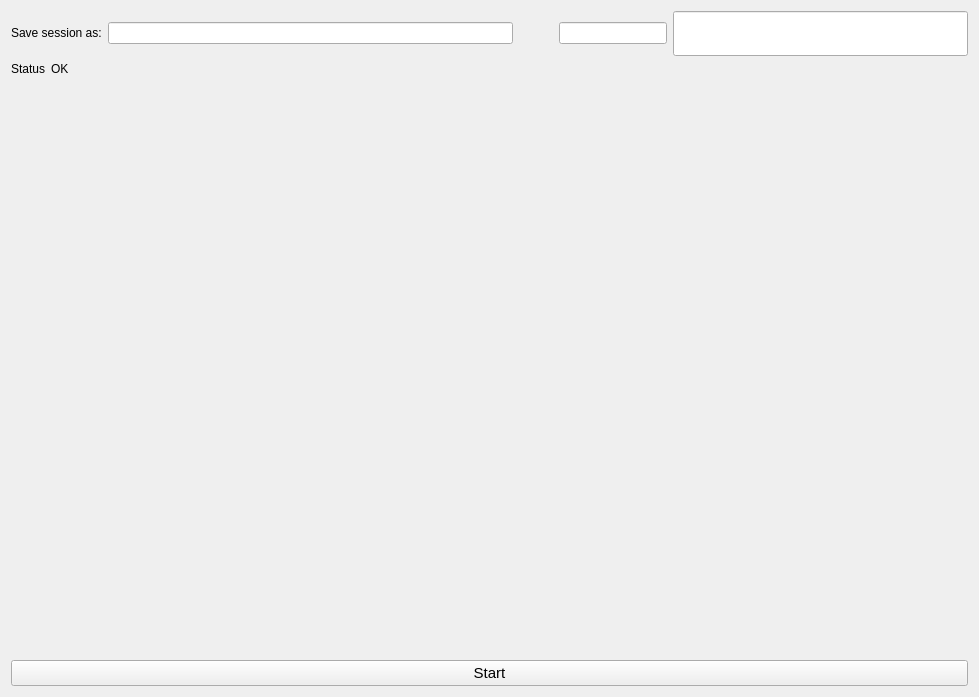
<?xml version="1.0" encoding="UTF-8"?>
<ui version="4.0">
 <class>MainWindow</class>
 <widget class="QMainWindow" name="MainWindow">
  <property name="geometry">
   <rect>
    <x>0</x>
    <y>0</y>
    <width>979</width>
    <height>697</height>
   </rect>
  </property>
  <property name="windowTitle">
   <string>MainWindow</string>
  </property>
  <widget class="QWidget" name="centralWidget">
   <property name="sizePolicy">
    <sizepolicy hsizetype="MinimumExpanding" vsizetype="MinimumExpanding">
     <horstretch>0</horstretch>
     <verstretch>0</verstretch>
    </sizepolicy>
   </property>
   <layout class="QVBoxLayout" name="verticalLayout_2">
    <item>
     <layout class="QHBoxLayout" name="mainWindow">
      <property name="sizeConstraint">
       <enum>QLayout::SetMinimumSize</enum>
      </property>
      <item>
       <layout class="QVBoxLayout" name="verticalLayout">
        <property name="sizeConstraint">
         <enum>QLayout::SetMinimumSize</enum>
        </property>
        <item>
         <layout class="QHBoxLayout" name="horizontalLayout_2">
          <property name="sizeConstraint">
           <enum>QLayout::SetMinimumSize</enum>
          </property>
          <item>
           <widget class="QLabel" name="label">
            <property name="enabled">
             <bool>true</bool>
            </property>
            <property name="sizePolicy">
             <sizepolicy hsizetype="Fixed" vsizetype="Fixed">
              <horstretch>0</horstretch>
              <verstretch>0</verstretch>
             </sizepolicy>
            </property>
            <property name="minimumSize">
             <size>
              <width>80</width>
              <height>0</height>
             </size>
            </property>
            <property name="text">
             <string>Save session as:</string>
            </property>
           </widget>
          </item>
          <item>
           <widget class="QLineEdit" name="lineEdit">
            <property name="sizePolicy">
             <sizepolicy hsizetype="Expanding" vsizetype="Fixed">
              <horstretch>20</horstretch>
              <verstretch>7</verstretch>
             </sizepolicy>
            </property>
            <property name="focusPolicy">
             <enum>Qt::NoFocus</enum>
            </property>
            <property name="readOnly">
             <bool>false</bool>
            </property>
           </widget>
          </item>
          <item>
           <spacer name="horizontalSpacer">
            <property name="orientation">
             <enum>Qt::Horizontal</enum>
            </property>
            <property name="sizeHint" stdset="0">
             <size>
              <width>40</width>
              <height>20</height>
             </size>
            </property>
           </spacer>
          </item>
          <item>
           <widget class="QLineEdit" name="lineEdit_2">
            <property name="focusPolicy">
             <enum>Qt::NoFocus</enum>
            </property>
            <property name="readOnly">
             <bool>true</bool>
            </property>
           </widget>
          </item>
          <item>
           <widget class="QLineEdit" name="lineEdit_3">
            <property name="sizePolicy">
             <sizepolicy hsizetype="MinimumExpanding" vsizetype="Fixed">
              <horstretch>1</horstretch>
              <verstretch>0</verstretch>
             </sizepolicy>
            </property>
            <property name="font">
             <font>
              <pointsize>25</pointsize>
             </font>
            </property>
            <property name="text">
             <string/>
            </property>
            <property name="readOnly">
             <bool>false</bool>
            </property>
           </widget>
          </item>
         </layout>
        </item>
        <item>
         <layout class="QHBoxLayout" name="HorizonalLayout_3">
          <property name="sizeConstraint">
           <enum>QLayout::SetMinimumSize</enum>
          </property>
          <item>
           <widget class="QLabel" name="label_2">
            <property name="sizePolicy">
             <sizepolicy hsizetype="Fixed" vsizetype="Fixed">
              <horstretch>0</horstretch>
              <verstretch>0</verstretch>
             </sizepolicy>
            </property>
            <property name="text">
             <string>Status</string>
            </property>
           </widget>
          </item>
          <item>
           <widget class="QLabel" name="state">
            <property name="sizePolicy">
             <sizepolicy hsizetype="Minimum" vsizetype="Preferred">
              <horstretch>0</horstretch>
              <verstretch>0</verstretch>
             </sizepolicy>
            </property>
            <property name="text">
             <string>OK</string>
            </property>
           </widget>
          </item>
         </layout>
        </item>
        <item>
         <layout class="QHBoxLayout" name="mainLayout">
          <property name="sizeConstraint">
           <enum>QLayout::SetMinimumSize</enum>
          </property>
          <item>
           <widget class="QWidget" name="startSequence" native="true">
            <property name="enabled">
             <bool>false</bool>
            </property>
            <property name="sizePolicy">
             <sizepolicy hsizetype="MinimumExpanding" vsizetype="MinimumExpanding">
              <horstretch>1</horstretch>
              <verstretch>0</verstretch>
             </sizepolicy>
            </property>
           </widget>
          </item>
          <item>
           <widget class="QLabel" name="sonoImage">
            <property name="enabled">
             <bool>true</bool>
            </property>
            <property name="sizePolicy">
             <sizepolicy hsizetype="MinimumExpanding" vsizetype="MinimumExpanding">
              <horstretch>1</horstretch>
              <verstretch>0</verstretch>
             </sizepolicy>
            </property>
            <property name="font">
             <font>
              <weight>75</weight>
              <bold>true</bold>
             </font>
            </property>
            <property name="text">
             <string/>
            </property>
            <property name="scaledContents">
             <bool>true</bool>
            </property>
           </widget>
          </item>
         </layout>
        </item>
        <item>
         <widget class="QPushButton" name="pushButtonRun">
          <property name="enabled">
           <bool>true</bool>
          </property>
          <property name="sizePolicy">
           <sizepolicy hsizetype="MinimumExpanding" vsizetype="Fixed">
            <horstretch>0</horstretch>
            <verstretch>0</verstretch>
           </sizepolicy>
          </property>
          <property name="font">
           <font>
            <pointsize>11</pointsize>
           </font>
          </property>
          <property name="text">
           <string>Start</string>
          </property>
          <property name="checkable">
           <bool>true</bool>
          </property>
         </widget>
        </item>
       </layout>
      </item>
     </layout>
    </item>
   </layout>
  </widget>
 </widget>
 <layoutdefault spacing="6" margin="11"/>
 <resources/>
 <connections>
  <connection>
   <sender>pushButtonRun</sender>
   <signal>toggled(bool)</signal>
   <receiver>MainWindow</receiver>
   <slot>toggleRun(bool)</slot>
   <hints>
    <hint type="sourcelabel">
     <x>73</x>
     <y>61</y>
    </hint>
    <hint type="destinationlabel">
     <x>123</x>
     <y>103</y>
    </hint>
   </hints>
  </connection>
 </connections>
 <slots>
  <slot>toggleRun(bool)</slot>
 </slots>
</ui>
